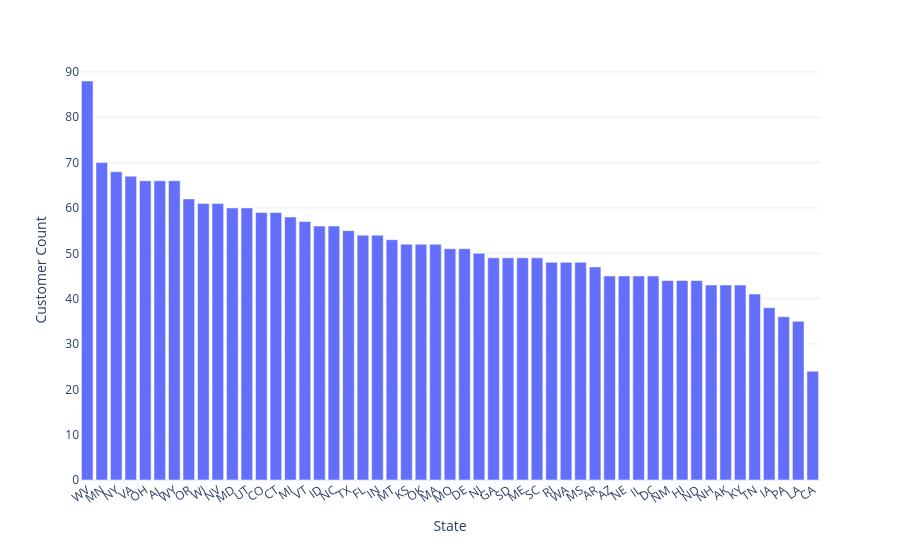
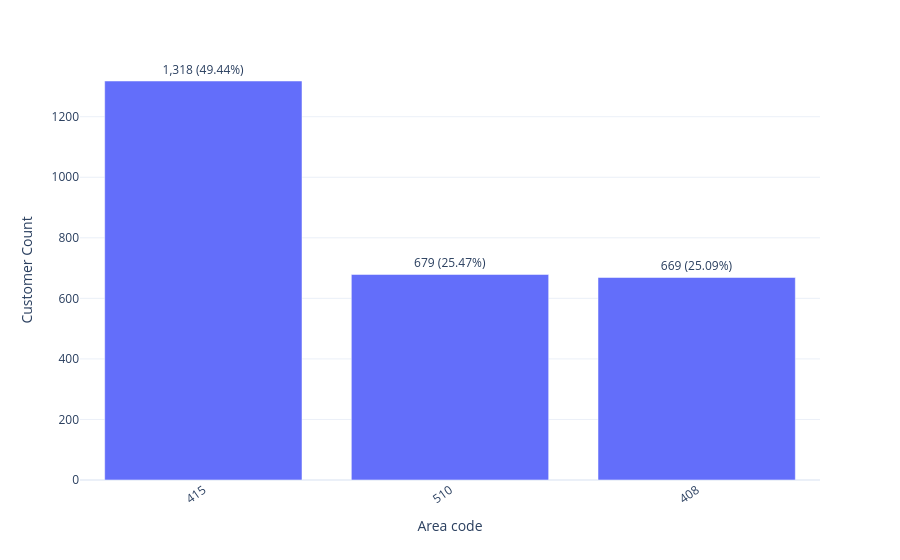
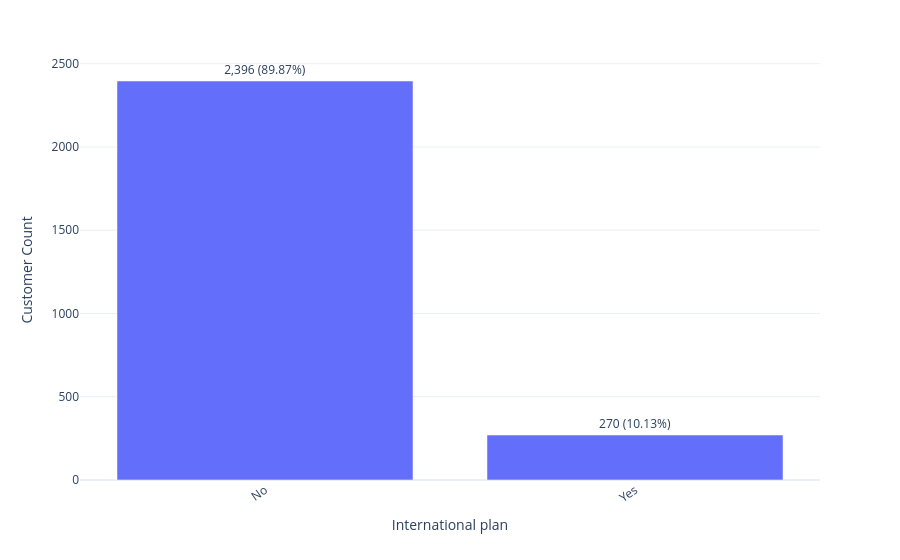
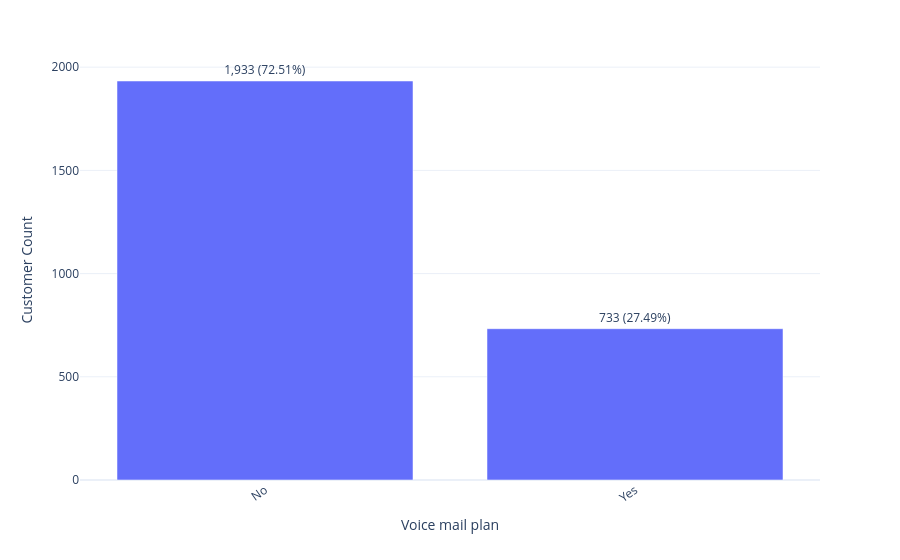

The cell these charts' notebook holds for them, in order:
### Markdown cell above
* Nearly Perfect Normal (Gaussian) Distributions: Total day minutes, Total day charge, Total eve minutes, Total eve charge, Total night minutes, Total night charge, Total intl minutes, Total intl charge, Account length, Total day calls, Total eve calls, and Total night calls. Standardizing is directly suitable for the majority of features because they already fulfill normality assumptions without requiring Log or Box-Cox transformations.
* Number vmail messages: Heavily zero-inflated. A large spike at 0 indicates most customers do not use voicemail, while a secondary small bump between 20 and 40 represents customers with active voicemail usage.
* Right-Skewed Discrete Count Features: Customer service calls and Total intl calls.

### Code cell
cat_cols = ["State", "Area code", "International plan", "Voice mail plan"]
for col in cat_cols:
    if col in df.columns and df[col].nunique(dropna=False) <= 60:

        counts = df[col].astype(str).value_counts(dropna=False).reset_index()
        counts.columns = [col, "Customers"]

        total_customers = counts["Customers"].sum()
        counts["Rate (%)"] = (counts["Customers"] / total_customers * 100).round(2)

        counts["Label"] = counts.apply(
            lambda r: f"{r['Customers']:,} ({r['Rate (%)']}%)", axis=1
        )
        
        fig = px.bar(
            counts,
            x=col,
            y="Customers",
            text="Label",
            hover_data={"Customers": True, "Rate (%)": ":.2f%", "Label": False},
            template="plotly_white",
        )
        
        fig.update_traces(textposition="outside")
        fig.update_layout(
            xaxis_tickangle=-35,
            yaxis_title="Customer Count",
            uniformtext_minsize=8,
            uniformtext_mode="hide",
        )
        fig.show()

    elif col in df.columns:
        print(f"Skipped {col}: too many categories ({df[col].nunique()})")

### Figure 1 — Plotly figure (JSON) as saved in the notebook; plotly's stock layout.template omitted (floating-point values rounded to 4 significant figures)
{"data": [{"customdata": [[3.3, "88 (3.3%)"], [2.63, "70 (2.63%)"], [2.55, "68 (2.55%)"], [2.51, "67 (2.51%)"], [2.48, "66 (2.48%)"], [2.48, "66 (2.48%)"], [2.48, "66 (2.48%)"], [2.33, "62 (2.33%)"], [2.29, "61 (2.29%)"], [2.29, "61 (2.29%)"], [2.25, "60 (2.25%)"], [2.25, "60 (2.25%)"], [2.21, "59 (2.21%)"], [2.21, "59 (2.21%)"], [2.18, "58 (2.18%)"], [2.14, "57 (2.14%)"], [2.1, "56 (2.1%)"], [2.1, "56 (2.1%)"], [2.06, "55 (2.06%)"], [2.03, "54 (2.03%)"], [2.03, "54 (2.03%)"], [1.99, "53 (1.99%)"], [1.95, "52 (1.95%)"], [1.95, "52 (1.95%)"], [1.95, "52 (1.95%)"], [1.91, "51 (1.91%)"], [1.91, "51 (1.91%)"], [1.88, "50 (1.88%)"], [1.84, "49 (1.84%)"], [1.84, "49 (1.84%)"], [1.84, "49 (1.84%)"], [1.84, "49 (1.84%)"], [1.8, "48 (1.8%)"], [1.8, "48 (1.8%)"], [1.8, "48 (1.8%)"], [1.76, "47 (1.76%)"], [1.69, "45 (1.69%)"], [1.69, "45 (1.69%)"], [1.69, "45 (1.69%)"], [1.69, "45 (1.69%)"], [1.65, "44 (1.65%)"], [1.65, "44 (1.65%)"], [1.65, "44 (1.65%)"], [1.61, "43 (1.61%)"], [1.61, "43 (1.61%)"], [1.61, "43 (1.61%)"], [1.54, "41 (1.54%)"], [1.43, "38 (1.43%)"], [1.35, "36 (1.35%)"], [1.31, "35 (1.31%)"], [0.9, "24 (0.9%)"]], "hovertemplate": "State=%{x}<br>Customers=%{y}<br>Rate (%)=%{customdata[0]:.2f%}<extra></extra>", "legendgroup": "", "marker": {"color": "#636efa", "pattern": {"shape": ""}}, "name": "", "orientation": "v", "showlegend": false, "text": ["88 (3.3%)", "70 (2.63%)", "68 (2.55%)", "67 (2.51%)", "66 (2.48%)", "66 (2.48%)", "66 (2.48%)", "62 (2.33%)", "61 (2.29%)", "61 (2.29%)", "60 (2.25%)", "60 (2.25%)", "59 (2.21%)", "59 (2.21%)", "58 (2.18%)", "57 (2.14%)", "56 (2.1%)", "56 (2.1%)", "55 (2.06%)", "54 (2.03%)", "54 (2.03%)", "53 (1.99%)", "52 (1.95%)", "52 (1.95%)", "52 (1.95%)", "51 (1.91%)", "51 (1.91%)", "50 (1.88%)", "49 (1.84%)", "49 (1.84%)", "49 (1.84%)", "49 (1.84%)", "48 (1.8%)", "48 (1.8%)", "48 (1.8%)", "47 (1.76%)", "45 (1.69%)", "45 (1.69%)", "45 (1.69%)", "45 (1.69%)", "44 (1.65%)", "44 (1.65%)", "44 (1.65%)", "43 (1.61%)", "43 (1.61%)", "43 (1.61%)", "41 (1.54%)", "38 (1.43%)", "36 (1.35%)", "35 (1.31%)", "24 (0.9%)"], "textposition": "outside", "type": "bar", "x": ["WV", "MN", "NY", "VA", "OH", "AL", "WY", "OR", "WI", "NV", "MD", "UT", "CO", "CT", "MI", "VT", "ID", "NC", "TX", "FL", "IN", "MT", "KS", "OK", "MA", "MO", "DE", "NJ", "GA", "SD", "ME", "SC", "RI", "WA", "MS", "AR", "AZ", "NE", "IL", "DC", "NM", "HI", "ND", "NH", "AK", "KY", "TN", "IA", "PA", "LA", "CA"], "xaxis": "x", "y": [88, 70, 68, 67, 66, 66, 66, 62, 61, 61, 60, 60, 59, 59, 58, 57, 56, 56, 55, 54, 54, 53, 52, 52, 52, 51, 51, 50, 49, 49, 49, 49, 48, 48, 48, 47, 45, 45, 45, 45, 44, 44, 44, 43, 43, 43, 41, 38, 36, 35, 24], "yaxis": "y"}], "layout": {"barmode": "relative", "legend": {"tracegroupgap": 0}, "margin": {"t": 60}, "uniformtext": {"minsize": 8, "mode": "hide"}, "xaxis": {"anchor": "y", "domain": [0, 1], "tickangle": -35, "title": {"text": "State"}}, "yaxis": {"anchor": "x", "domain": [0, 1], "title": {"text": "Customer Count"}}}}

### Figure 2 — Plotly figure (JSON) as saved in the notebook; plotly's stock layout.template omitted (floating-point values rounded to 4 significant figures)
{"data": [{"customdata": [[49.44, "1,318 (49.44%)"], [25.47, "679 (25.47%)"], [25.09, "669 (25.09%)"]], "hovertemplate": "Area code=%{x}<br>Customers=%{y}<br>Rate (%)=%{customdata[0]:.2f%}<extra></extra>", "legendgroup": "", "marker": {"color": "#636efa", "pattern": {"shape": ""}}, "name": "", "orientation": "v", "showlegend": false, "text": ["1,318 (49.44%)", "679 (25.47%)", "669 (25.09%)"], "textposition": "outside", "type": "bar", "x": ["415", "510", "408"], "xaxis": "x", "y": [1318, 679, 669], "yaxis": "y"}], "layout": {"barmode": "relative", "legend": {"tracegroupgap": 0}, "margin": {"t": 60}, "uniformtext": {"minsize": 8, "mode": "hide"}, "xaxis": {"anchor": "y", "domain": [0, 1], "tickangle": -35, "title": {"text": "Area code"}}, "yaxis": {"anchor": "x", "domain": [0, 1], "title": {"text": "Customer Count"}}}}

### Figure 3 — Plotly figure (JSON) as saved in the notebook; plotly's stock layout.template omitted (floating-point values rounded to 4 significant figures)
{"data": [{"customdata": [[89.87, "2,396 (89.87%)"], [10.13, "270 (10.13%)"]], "hovertemplate": "International plan=%{x}<br>Customers=%{y}<br>Rate (%)=%{customdata[0]:.2f%}<extra></extra>", "legendgroup": "", "marker": {"color": "#636efa", "pattern": {"shape": ""}}, "name": "", "orientation": "v", "showlegend": false, "text": ["2,396 (89.87%)", "270 (10.13%)"], "textposition": "outside", "type": "bar", "x": ["No", "Yes"], "xaxis": "x", "y": [2396, 270], "yaxis": "y"}], "layout": {"barmode": "relative", "legend": {"tracegroupgap": 0}, "margin": {"t": 60}, "uniformtext": {"minsize": 8, "mode": "hide"}, "xaxis": {"anchor": "y", "domain": [0, 1], "tickangle": -35, "title": {"text": "International plan"}}, "yaxis": {"anchor": "x", "domain": [0, 1], "title": {"text": "Customer Count"}}}}

### Figure 4 — Plotly figure (JSON) as saved in the notebook; plotly's stock layout.template omitted (floating-point values rounded to 4 significant figures)
{"data": [{"customdata": [[72.51, "1,933 (72.51%)"], [27.49, "733 (27.49%)"]], "hovertemplate": "Voice mail plan=%{x}<br>Customers=%{y}<br>Rate (%)=%{customdata[0]:.2f%}<extra></extra>", "legendgroup": "", "marker": {"color": "#636efa", "pattern": {"shape": ""}}, "name": "", "orientation": "v", "showlegend": false, "text": ["1,933 (72.51%)", "733 (27.49%)"], "textposition": "outside", "type": "bar", "x": ["No", "Yes"], "xaxis": "x", "y": [1933, 733], "yaxis": "y"}], "layout": {"barmode": "relative", "legend": {"tracegroupgap": 0}, "margin": {"t": 60}, "uniformtext": {"minsize": 8, "mode": "hide"}, "xaxis": {"anchor": "y", "domain": [0, 1], "tickangle": -35, "title": {"text": "Voice mail plan"}}, "yaxis": {"anchor": "x", "domain": [0, 1], "title": {"text": "Customer Count"}}}}
